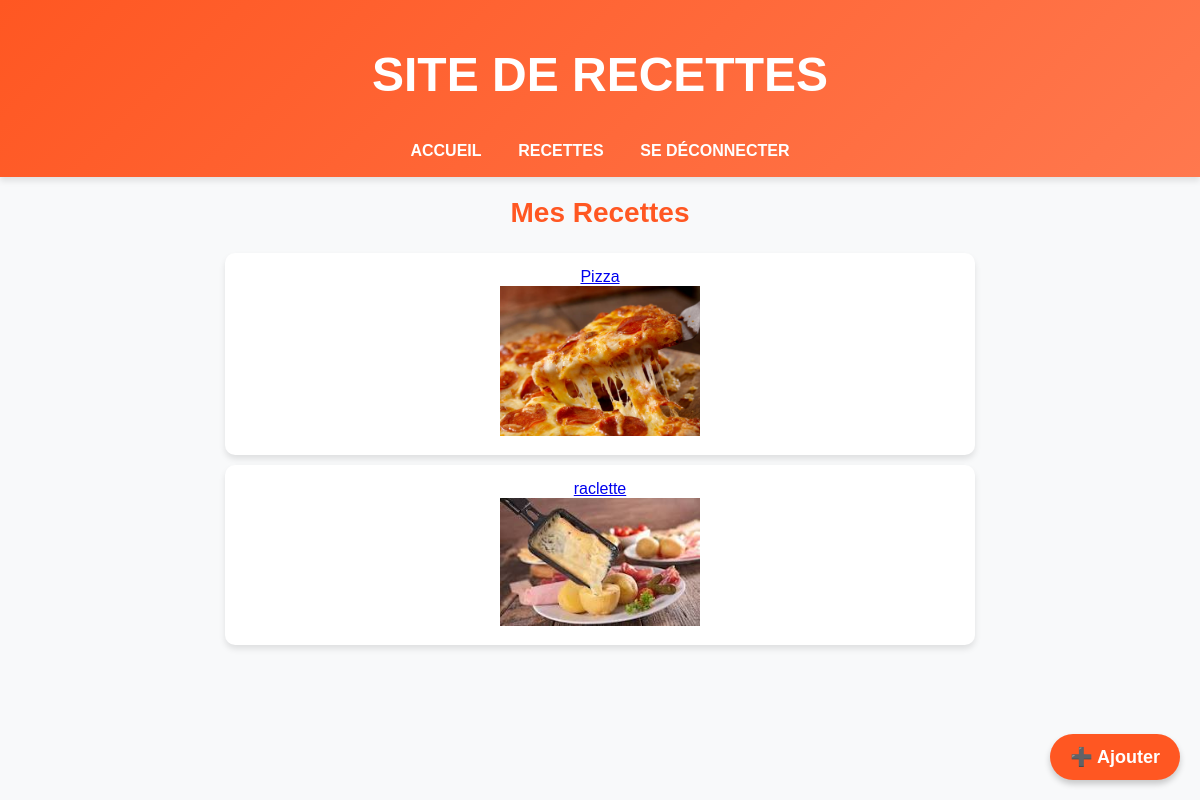
Screenshot of /recettes (signed in) with the database file from the repository.
### app.py (models this page shows)
class Recette(db.Model):
    id = db.Column(db.Integer, primary_key=True)
    nom = db.Column(db.String(100), nullable=False)
    ingredients = db.Column(db.Text, nullable=False)
    instructions = db.Column(db.Text, nullable=False)
    image = db.Column(db.String(100), nullable=True)
    publique = db.Column(db.Boolean, default=False)
    user_id = db.Column(db.Integer, db.ForeignKey('user.id'), nullable=False)

### app.py (the view)
@app.route("/recettes")
@login_required
def afficher_recettes():
    recettes = Recette.query.filter_by(user_id=current_user.id).all()
    return render_template("recettes.html", recettes=recettes)

### app.py (called while the page is built)
@login_manager.user_loader
def load_user(user_id):
    return User.query.get(int(user_id))

### templates/recettes.html (shortened to what this page needs)
{% extends "base.html" %}
{% block content %}
    <h2>Mes Recettes</h2>
    <a href="{{ url_for('ajouter_recette') }}" class="ajouter-recette-fixed">➕ Ajouter</a>
    <ul>
        {% for recette in recettes %}
            <li>
                <a href="{{ url_for('afficher_recette', id=recette.id) }}">{{ recette.nom }}</a>
                {% if recette.image %}
                    <br><img src="{{ url_for('static', filename='uploads/' + recette.image) }}" alt="Image de {{ recette.nom }}" width="200">
                {% endif %}
            </li>
        {% endfor %}
    </ul>
{% endblock %}

### static/style.css (style rules this page uses)
body { font-family: 'Poppins', sans-serif; margin: 0; padding: 0; background-color: #f8f9fa; text-align: center; color: #333; }
h2 { color: #ff5722; font-size: 28px; margin-top: 20px; }
ul { list-style-type: none; padding: 0; }
li { background: white; margin: 10px auto; padding: 15px; width: 60%; border-radius: 10px; box-shadow: 0 4px 6px rgba(0, 0, 0, 0.1); transition: transform 0.2s; }
.ajouter-recette-fixed { position: fixed; bottom: 20px; right: 20px; background: #ff5722; color: white; padding: 12px 20px; font-size: 18px; border-radius: 50px; text-decoration: none; font-weight: bold; box-shadow: 0 4px 6px rgba(0, 0, 0, 0.2); transition: 0.3s ease-in-out; }

### rows the page displays
Recette: nom "Pizza", image (picture)
Recette: nom "raclette", image (picture)
